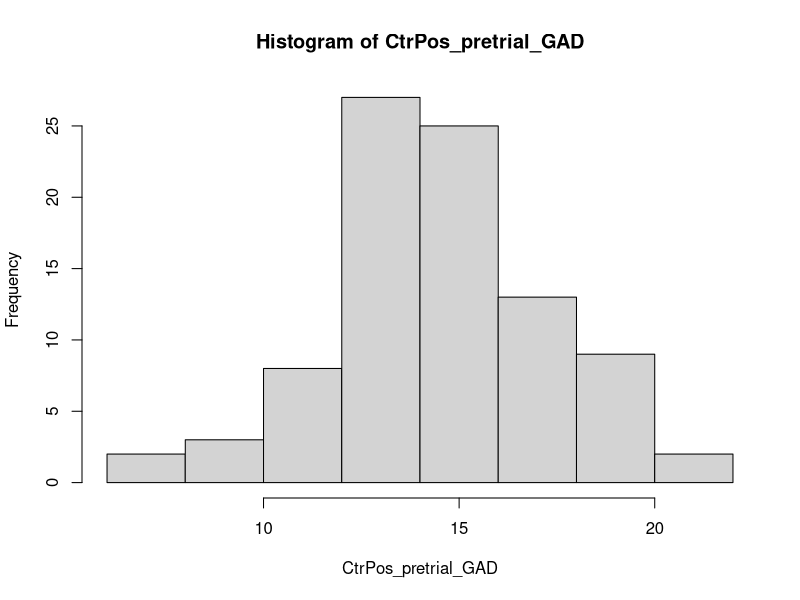
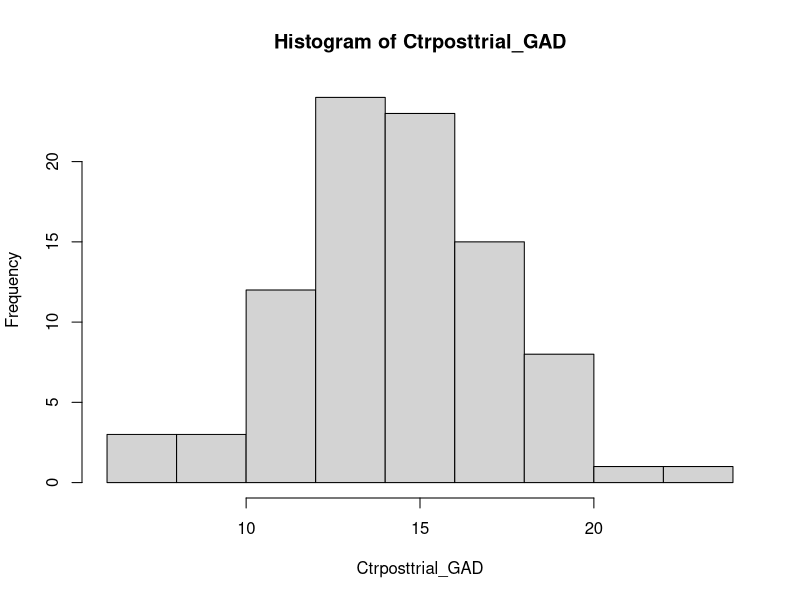
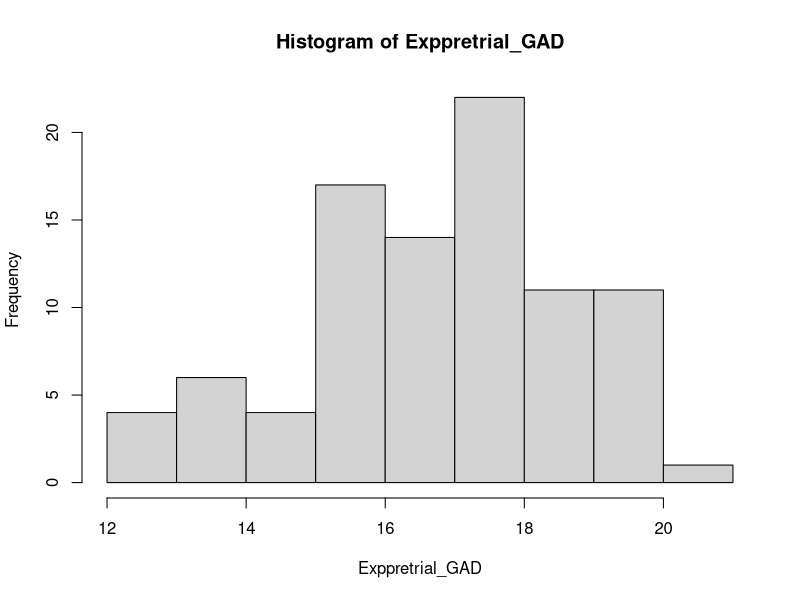
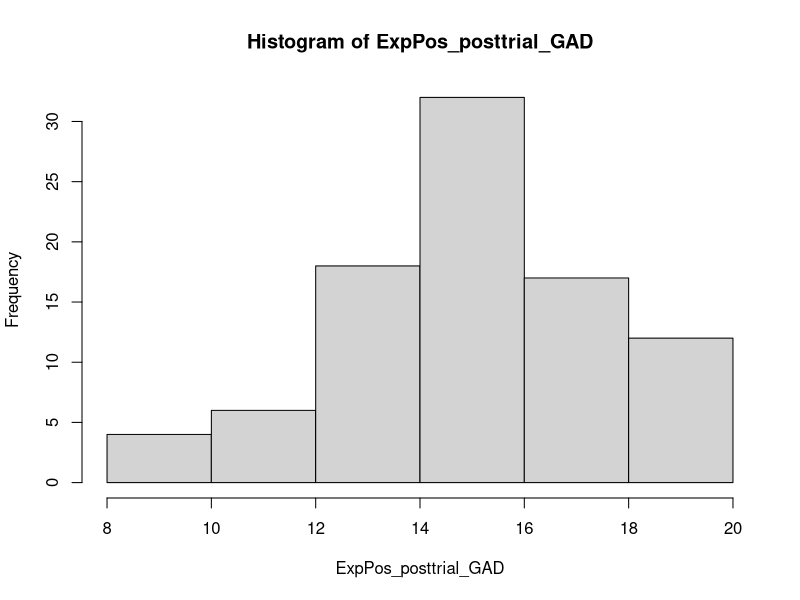

R code for these plots, in order:
## ---- chunk 1
# Install packages
install.packages("dplyr")
library(dplyr)

## ---- chunk 2
# Import and view data
dataCA1Control <- read.csv("GROUP_3_2023_GCA_RESULTS_CONTROL.csv")
summary(dataCA1Control)

## ---- chunk 3
# Show all values
pretrial_GAD <- c(dataCA1Control$pretrial_GAD)
pretrial_GAD

## ---- chunk 4
# Get positive values
CtrPos_pretrial_GAD <- pretrial_GAD[pretrial_GAD >= 0]
CtrPos_pretrial_GAD

## ---- chunk 5
# Histogram of positive pretrial GAD values
hist(CtrPos_pretrial_GAD)

## ---- chunk 6
# Check data is numeric
is.numeric(dataCA1Control)

## ---- chunk 7
# Histogram of post-trial GAD
dataCA1Control <- read.csv("GROUP_3_2023_GCA_RESULTS_CONTROL.csv")
Ctrposttrial_GAD <- c(dataCA1Control$posttrial_GAD)
Ctrposttrial_GAD
hist(Ctrposttrial_GAD)



## ---- chunk 8
# Histogram of experiment pre-trial GAD
dataCA1Experiment <- read.csv("GROUP_3_2023_GCA_RESULTS_EXPERIMENTAL.csv")
Exppretrial_GAD <- c(dataCA1Experiment$pretrial_GAD)
Exppretrial_GAD
hist(Exppretrial_GAD)

## ---- chunk 9
# Get all post-trial GAD values
dataCA1Experiment <- read.csv("GROUP_3_2023_GCA_RESULTS_EXPERIMENTAL.csv")
Expposttrial_GAD <- c(dataCA1Experiment$posttrial_GAD)
Expposttrial_GAD

## ---- chunk 10
# Get positive values
ExpPos_posttrial_GAD <- Expposttrial_GAD[Expposttrial_GAD >= 0]
ExpPos_posttrial_GAD
## ---- chunk 11
# Histogram of postive experiment post trial values
hist(ExpPos_posttrial_GAD)

## ---- chunk 12
# Summary of Experiment data
dataCA1Experiment <- read.csv("GROUP_3_2023_GCA_RESULTS_EXPERIMENTAL.csv")
summary(dataCA1Experiment)
